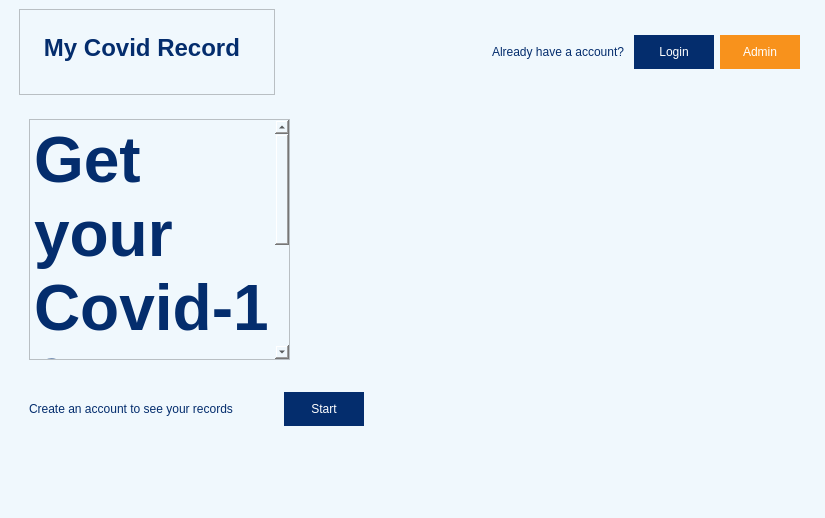
<?xml version="1.0" encoding="UTF-8"?>
<ui version="4.0">
 <class>MainWindow</class>
 <widget class="QMainWindow" name="MainWindow">
  <property name="geometry">
   <rect>
    <x>0</x>
    <y>0</y>
    <width>825</width>
    <height>518</height>
   </rect>
  </property>
  <property name="windowTitle">
   <string>MainWindow</string>
  </property>
  <property name="styleSheet">
   <string notr="true">background-color: rgb(240, 248, 253);</string>
  </property>
  <widget class="QWidget" name="centralwidget">
   <widget class="QStackedWidget" name="stackedWidget">
    <property name="geometry">
     <rect>
      <x>9</x>
      <y>-1</y>
      <width>811</width>
      <height>491</height>
     </rect>
    </property>
    <property name="currentIndex">
     <number>0</number>
    </property>
    <widget class="QWidget" name="page_Home">
     <widget class="QWidget" name="horizontalLayoutWidget_2">
      <property name="geometry">
       <rect>
        <x>20</x>
        <y>370</y>
        <width>335</width>
        <height>80</height>
       </rect>
      </property>
      <layout class="QHBoxLayout" name="horizontalLayout_5">
       <item>
        <widget class="QLabel" name="label_callToAction">
         <property name="styleSheet">
          <string notr="true">color: rgb(4, 45, 109);</string>
         </property>
         <property name="text">
          <string>Create an account to see your records</string>
         </property>
        </widget>
       </item>
       <item>
        <spacer name="horizontalSpacer_5">
         <property name="orientation">
          <enum>Qt::Horizontal</enum>
         </property>
         <property name="sizeHint" stdset="0">
          <size>
           <width>40</width>
           <height>20</height>
          </size>
         </property>
        </spacer>
       </item>
       <item>
        <widget class="QPushButton" name="pushButton_start_3">
         <property name="minimumSize">
          <size>
           <width>80</width>
           <height>20</height>
          </size>
         </property>
         <property name="styleSheet">
          <string notr="true">background-color: rgb(4, 45, 109);
color: rgb(255, 255, 255);
border: none;
padding: 10,10,10,10;
margin: 10, 10, 10, 10;</string>
         </property>
         <property name="text">
          <string>Start</string>
         </property>
        </widget>
       </item>
      </layout>
     </widget>
     <widget class="QLabel" name="label_3_mainimage">
      <property name="geometry">
       <rect>
        <x>400</x>
        <y>140</y>
        <width>391</width>
        <height>311</height>
       </rect>
      </property>
      <property name="minimumSize">
       <size>
        <width>100</width>
        <height>100</height>
       </size>
      </property>
      <property name="text">
       <string/>
      </property>
      <property name="pixmap">
       <pixmap>../../Desktop/QT-projects/Layouts/Images/whanau.2d006e8f.png</pixmap>
      </property>
      <property name="scaledContents">
       <bool>true</bool>
      </property>
      <property name="alignment">
       <set>Qt::AlignCenter</set>
      </property>
     </widget>
     <widget class="QWidget" name="horizontalLayoutWidget">
      <property name="geometry">
       <rect>
        <x>10</x>
        <y>10</y>
        <width>781</width>
        <height>86</height>
       </rect>
      </property>
      <layout class="QHBoxLayout" name="horizontalLayout_header">
       <item>
        <widget class="QTextBrowser" name="textBrowser_Logo">
         <property name="html">
          <string>&lt;!DOCTYPE HTML PUBLIC &quot;-//W3C//DTD HTML 4.0//EN&quot; &quot;http://www.w3.org/TR/REC-html40/strict.dtd&quot;&gt;
&lt;html&gt;&lt;head&gt;&lt;meta name=&quot;qrichtext&quot; content=&quot;1&quot; /&gt;&lt;style type=&quot;text/css&quot;&gt;
p, li { white-space: pre-wrap; }
&lt;/style&gt;&lt;/head&gt;&lt;body style=&quot; font-family:'.AppleSystemUIFont'; font-size:13pt; font-weight:400; font-style:normal;&quot;&gt;
&lt;p style=&quot;-qt-paragraph-type:empty; margin-top:0px; margin-bottom:0px; margin-left:0px; margin-right:0px; -qt-block-indent:0; text-indent:0px;&quot;&gt;&lt;br /&gt;&lt;/p&gt;
&lt;p style=&quot; margin-top:0px; margin-bottom:0px; margin-left:0px; margin-right:0px; -qt-block-indent:0; text-indent:0px;&quot;&gt;&lt;span style=&quot; font-size:18pt; font-weight:600; color:#042d6d;&quot;&gt;   My Covid Record&lt;/span&gt;&lt;/p&gt;&lt;/body&gt;&lt;/html&gt;</string>
         </property>
        </widget>
       </item>
       <item>
        <spacer name="horizontalSpacer_6">
         <property name="orientation">
          <enum>Qt::Horizontal</enum>
         </property>
         <property name="sizeHint" stdset="0">
          <size>
           <width>40</width>
           <height>20</height>
          </size>
         </property>
        </spacer>
       </item>
       <item>
        <widget class="QLabel" name="label_info">
         <property name="minimumSize">
          <size>
           <width>100</width>
           <height>0</height>
          </size>
         </property>
         <property name="styleSheet">
          <string notr="true">color: rgb(4, 45, 109);</string>
         </property>
         <property name="text">
          <string>Already have a account? </string>
         </property>
        </widget>
       </item>
       <item>
        <widget class="QPushButton" name="pushButton_loginUsr">
         <property name="minimumSize">
          <size>
           <width>80</width>
           <height>20</height>
          </size>
         </property>
         <property name="styleSheet">
          <string notr="true">background-color: rgb(4, 45, 109);
color: rgb(255, 255, 255);
border: none;
padding: 10,10,10,10;
margin: 10, 10, 10, 10;</string>
         </property>
         <property name="text">
          <string>Login</string>
         </property>
        </widget>
       </item>
       <item>
        <widget class="QPushButton" name="pushButton_adminLogin">
         <property name="minimumSize">
          <size>
           <width>80</width>
           <height>20</height>
          </size>
         </property>
         <property name="styleSheet">
          <string notr="true">background-color: rgb(248, 146, 28);
color: rgb(255, 255, 255);
border: none;
padding: 10,10,10,10;
margin: 10, 10, 10, 10;</string>
         </property>
         <property name="text">
          <string>Admin</string>
         </property>
        </widget>
       </item>
      </layout>
     </widget>
     <widget class="QTextBrowser" name="textBrowser_mainTitle">
      <property name="geometry">
       <rect>
        <x>20</x>
        <y>120</y>
        <width>261</width>
        <height>241</height>
       </rect>
      </property>
      <property name="lineWidth">
       <number>0</number>
      </property>
      <property name="html">
       <string>&lt;!DOCTYPE HTML PUBLIC &quot;-//W3C//DTD HTML 4.0//EN&quot; &quot;http://www.w3.org/TR/REC-html40/strict.dtd&quot;&gt;
&lt;html&gt;&lt;head&gt;&lt;meta name=&quot;qrichtext&quot; content=&quot;1&quot; /&gt;&lt;style type=&quot;text/css&quot;&gt;
p, li { white-space: pre-wrap; }
&lt;/style&gt;&lt;/head&gt;&lt;body style=&quot; font-family:'.AppleSystemUIFont'; font-size:13pt; font-weight:400; font-style:normal;&quot;&gt;
&lt;p style=&quot; margin-top:0px; margin-bottom:0px; margin-left:0px; margin-right:0px; -qt-block-indent:0; text-indent:0px;&quot;&gt;&lt;span style=&quot; font-size:48pt; font-weight:600; color:#042d6d;&quot;&gt;Get your Covid-19&lt;/span&gt;&lt;span style=&quot; font-size:48pt; font-weight:600;&quot;&gt; &lt;/span&gt;&lt;span style=&quot; font-size:48pt; font-weight:600; color:#4e97d9;&quot;&gt;vaccine records&lt;/span&gt;&lt;/p&gt;&lt;/body&gt;&lt;/html&gt;</string>
      </property>
     </widget>
    </widget>
    <widget class="QWidget" name="page_2Dash">
     <widget class="QWidget" name="horizontalLayoutWidget_3">
      <property name="geometry">
       <rect>
        <x>10</x>
        <y>10</y>
        <width>781</width>
        <height>86</height>
       </rect>
      </property>
      <layout class="QHBoxLayout" name="horizontalLayout_8header">
       <item>
        <widget class="QTextBrowser" name="textBrowser_2Logo">
         <property name="html">
          <string>&lt;!DOCTYPE HTML PUBLIC &quot;-//W3C//DTD HTML 4.0//EN&quot; &quot;http://www.w3.org/TR/REC-html40/strict.dtd&quot;&gt;
&lt;html&gt;&lt;head&gt;&lt;meta name=&quot;qrichtext&quot; content=&quot;1&quot; /&gt;&lt;style type=&quot;text/css&quot;&gt;
p, li { white-space: pre-wrap; }
&lt;/style&gt;&lt;/head&gt;&lt;body style=&quot; font-family:'.AppleSystemUIFont'; font-size:13pt; font-weight:400; font-style:normal;&quot;&gt;
&lt;p style=&quot;-qt-paragraph-type:empty; margin-top:0px; margin-bottom:0px; margin-left:0px; margin-right:0px; -qt-block-indent:0; text-indent:0px;&quot;&gt;&lt;br /&gt;&lt;/p&gt;
&lt;p style=&quot; margin-top:0px; margin-bottom:0px; margin-left:0px; margin-right:0px; -qt-block-indent:0; text-indent:0px;&quot;&gt;&lt;span style=&quot; font-size:18pt; font-weight:600; color:#042d6d;&quot;&gt;   My Covid Record&lt;/span&gt;&lt;/p&gt;&lt;/body&gt;&lt;/html&gt;</string>
         </property>
        </widget>
       </item>
       <item>
        <spacer name="horizontalSpacer_8">
         <property name="orientation">
          <enum>Qt::Horizontal</enum>
         </property>
         <property name="sizeHint" stdset="0">
          <size>
           <width>40</width>
           <height>20</height>
          </size>
         </property>
        </spacer>
       </item>
       <item>
        <widget class="QLabel" name="label_8Email">
         <property name="minimumSize">
          <size>
           <width>100</width>
           <height>0</height>
          </size>
         </property>
         <property name="styleSheet">
          <string notr="true">color: rgb(4, 45, 109);</string>
         </property>
         <property name="text">
          <string>display user's email here</string>
         </property>
        </widget>
       </item>
       <item>
        <widget class="QPushButton" name="pushButton_Logout">
         <property name="minimumSize">
          <size>
           <width>80</width>
           <height>20</height>
          </size>
         </property>
         <property name="styleSheet">
          <string notr="true">background-color: rgb(248, 146, 28);
color: rgb(255, 255, 255);
border: none;
padding: 10,10,10,10;
margin: 10, 10, 10, 10;</string>
         </property>
         <property name="text">
          <string>Log out</string>
         </property>
        </widget>
       </item>
      </layout>
     </widget>
     <widget class="QTextBrowser" name="textBrowser_title2">
      <property name="geometry">
       <rect>
        <x>590</x>
        <y>130</y>
        <width>191</width>
        <height>31</height>
       </rect>
      </property>
      <property name="html">
       <string>&lt;!DOCTYPE HTML PUBLIC &quot;-//W3C//DTD HTML 4.0//EN&quot; &quot;http://www.w3.org/TR/REC-html40/strict.dtd&quot;&gt;
&lt;html&gt;&lt;head&gt;&lt;meta name=&quot;qrichtext&quot; content=&quot;1&quot; /&gt;&lt;style type=&quot;text/css&quot;&gt;
p, li { white-space: pre-wrap; }
&lt;/style&gt;&lt;/head&gt;&lt;body style=&quot; font-family:'.AppleSystemUIFont'; font-size:13pt; font-weight:400; font-style:normal;&quot;&gt;
&lt;p style=&quot; margin-top:0px; margin-bottom:0px; margin-left:0px; margin-right:0px; -qt-block-indent:0; text-indent:0px;&quot;&gt;&lt;span style=&quot; font-size:18pt; font-weight:600; color:#042d6d;&quot;&gt;I want to...&lt;/span&gt;&lt;/p&gt;&lt;/body&gt;&lt;/html&gt;</string>
      </property>
     </widget>
     <widget class="QFrame" name="frame">
      <property name="geometry">
       <rect>
        <x>20</x>
        <y>140</y>
        <width>531</width>
        <height>311</height>
       </rect>
      </property>
      <property name="styleSheet">
       <string notr="true">background-color: rgb(222, 236, 252);
border-radius: 20px;</string>
      </property>
      <property name="frameShape">
       <enum>QFrame::StyledPanel</enum>
      </property>
      <property name="frameShadow">
       <enum>QFrame::Raised</enum>
      </property>
      <widget class="QWidget" name="gridLayoutWidget_2">
       <property name="geometry">
        <rect>
         <x>10</x>
         <y>10</y>
         <width>511</width>
         <height>271</height>
        </rect>
       </property>
       <layout class="QGridLayout" name="gridLayout_2">
        <item row="4" column="1">
         <widget class="QPushButton" name="pushButton_verifyID">
          <property name="minimumSize">
           <size>
            <width>175</width>
            <height>60</height>
           </size>
          </property>
          <property name="styleSheet">
           <string notr="true">background-color: rgb(4, 45, 109);
color: rgb(255, 255, 255);
border: none;
padding: 10,10,10,10;
margin: 10, 10, 10, 10;</string>
          </property>
          <property name="text">
           <string>Complete My Account</string>
          </property>
         </widget>
        </item>
        <item row="4" column="2">
         <spacer name="horizontalSpacer_11">
          <property name="orientation">
           <enum>Qt::Horizontal</enum>
          </property>
          <property name="sizeHint" stdset="0">
           <size>
            <width>40</width>
            <height>20</height>
           </size>
          </property>
         </spacer>
        </item>
        <item row="4" column="0">
         <spacer name="horizontalSpacer_12">
          <property name="orientation">
           <enum>Qt::Horizontal</enum>
          </property>
          <property name="sizeHint" stdset="0">
           <size>
            <width>40</width>
            <height>20</height>
           </size>
          </property>
         </spacer>
        </item>
        <item row="0" column="1">
         <widget class="QLabel" name="label_icon_2">
          <property name="sizePolicy">
           <sizepolicy hsizetype="Preferred" vsizetype="Preferred">
            <horstretch>0</horstretch>
            <verstretch>0</verstretch>
           </sizepolicy>
          </property>
          <property name="maximumSize">
           <size>
            <width>200</width>
            <height>50</height>
           </size>
          </property>
          <property name="sizeIncrement">
           <size>
            <width>0</width>
            <height>0</height>
           </size>
          </property>
          <property name="baseSize">
           <size>
            <width>0</width>
            <height>0</height>
           </size>
          </property>
          <property name="autoFillBackground">
           <bool>false</bool>
          </property>
          <property name="text">
           <string/>
          </property>
          <property name="pixmap">
           <pixmap>../../Downloads/icon1 (1).png</pixmap>
          </property>
          <property name="scaledContents">
           <bool>true</bool>
          </property>
          <property name="alignment">
           <set>Qt::AlignCenter</set>
          </property>
         </widget>
        </item>
        <item row="2" column="0" colspan="3">
         <widget class="QTextBrowser" name="textBrowser_info2">
          <property name="styleSheet">
           <string notr="true">background-color: rgb(222, 236, 252);</string>
          </property>
          <property name="html">
           <string>&lt;!DOCTYPE HTML PUBLIC &quot;-//W3C//DTD HTML 4.0//EN&quot; &quot;http://www.w3.org/TR/REC-html40/strict.dtd&quot;&gt;
&lt;html&gt;&lt;head&gt;&lt;meta name=&quot;qrichtext&quot; content=&quot;1&quot; /&gt;&lt;style type=&quot;text/css&quot;&gt;
p, li { white-space: pre-wrap; }
&lt;/style&gt;&lt;/head&gt;&lt;body style=&quot; font-family:'.AppleSystemUIFont'; font-size:13pt; font-weight:400; font-style:normal;&quot;&gt;
&lt;p align=&quot;center&quot; style=&quot; margin-top:0px; margin-bottom:0px; margin-left:0px; margin-right:0px; -qt-block-indent:0; text-indent:0px;&quot;&gt;&lt;span style=&quot; font-size:24pt; font-weight:600; color:#042d6d;&quot;&gt;Complete your MCR account&lt;/span&gt;&lt;/p&gt;
&lt;p align=&quot;center&quot; style=&quot;-qt-paragraph-type:empty; margin-top:0px; margin-bottom:0px; margin-left:0px; margin-right:0px; -qt-block-indent:0; text-indent:0px; font-size:24pt; font-weight:600; color:#042d6d;&quot;&gt;&lt;br /&gt;&lt;/p&gt;
&lt;p align=&quot;center&quot; style=&quot; margin-top:0px; margin-bottom:0px; margin-left:0px; margin-right:0px; -qt-block-indent:0; text-indent:0px;&quot;&gt;&lt;a name=&quot;docs-internal-guid-ca190dc1-7fff-7777-0632-bec823df1c19&quot;&gt;&lt;/a&gt;&lt;span style=&quot; font-family:'Arial'; font-size:18pt; color:#042d6d; background-color:transparent;&quot;&gt;T&lt;/span&gt;&lt;span style=&quot; font-family:'Arial'; font-size:18pt; color:#042d6d; background-color:transparent;&quot;&gt;o protect the privacy of your information, we need to be sure of who you are. Please finish setting up your MCR Account to view your vaccine and test records.&lt;/span&gt;&lt;/p&gt;&lt;/body&gt;&lt;/html&gt;</string>
          </property>
         </widget>
        </item>
       </layout>
      </widget>
     </widget>
     <widget class="QFrame" name="frame_5">
      <property name="geometry">
       <rect>
        <x>570</x>
        <y>170</y>
        <width>211</width>
        <height>191</height>
       </rect>
      </property>
      <property name="styleSheet">
       <string notr="true">background-color: rgb(255,255,255);
border-radius: 20px;</string>
      </property>
      <property name="frameShape">
       <enum>QFrame::StyledPanel</enum>
      </property>
      <property name="frameShadow">
       <enum>QFrame::Raised</enum>
      </property>
      <widget class="QWidget" name="verticalLayoutWidget_2">
       <property name="geometry">
        <rect>
         <x>20</x>
         <y>10</y>
         <width>202</width>
         <height>171</height>
        </rect>
       </property>
       <layout class="QVBoxLayout" name="verticalLayout_2">
        <item>
         <widget class="QPushButton" name="pushButton_reportIssue">
          <property name="minimumSize">
           <size>
            <width>160</width>
            <height>20</height>
           </size>
          </property>
          <property name="styleSheet">
           <string notr="true">text-align: left;
color: rgb(4, 45, 109);
padding: 10,10,10,10;</string>
          </property>
          <property name="text">
           <string>Report an issue</string>
          </property>
         </widget>
        </item>
        <item alignment="Qt::AlignLeft">
         <widget class="QPushButton" name="pushButton_changeLogin">
          <property name="minimumSize">
           <size>
            <width>160</width>
            <height>20</height>
           </size>
          </property>
          <property name="styleSheet">
           <string notr="true">text-align: left;
color: rgb(4, 45, 109);
padding: 10,10,10,10;</string>
          </property>
          <property name="text">
           <string>Change my login details</string>
          </property>
         </widget>
        </item>
        <item alignment="Qt::AlignLeft">
         <widget class="QPushButton" name="pushButton_10">
          <property name="minimumSize">
           <size>
            <width>160</width>
            <height>20</height>
           </size>
          </property>
          <property name="text">
           <string>Book a covid-19 vaccination</string>
          </property>
         </widget>
        </item>
        <item alignment="Qt::AlignLeft">
         <widget class="QPushButton" name="pushButton_11">
          <property name="minimumSize">
           <size>
            <width>160</width>
            <height>20</height>
           </size>
          </property>
          <property name="styleSheet">
           <string notr="true">text-align: left;</string>
          </property>
          <property name="text">
           <string>Get a covid-19 test</string>
          </property>
         </widget>
        </item>
       </layout>
      </widget>
     </widget>
    </widget>
   </widget>
  </widget>
  <widget class="QMenuBar" name="menubar">
   <property name="geometry">
    <rect>
     <x>0</x>
     <y>0</y>
     <width>825</width>
     <height>24</height>
    </rect>
   </property>
  </widget>
  <widget class="QStatusBar" name="statusbar"/>
 </widget>
 <resources/>
 <connections/>
</ui>
